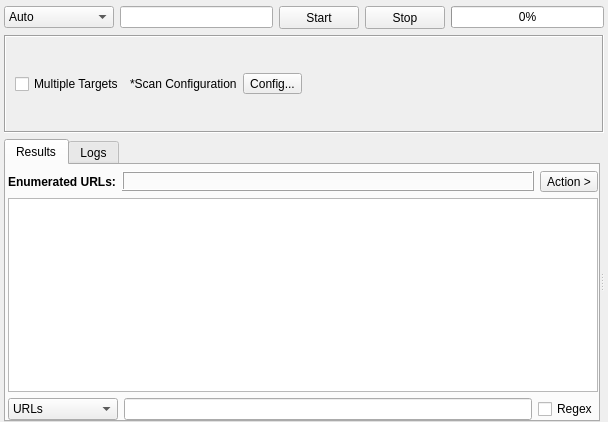
<?xml version="1.0" encoding="UTF-8"?>
<ui version="4.0">
 <class>Url</class>
 <widget class="QWidget" name="Url">
  <property name="geometry">
   <rect>
    <x>0</x>
    <y>0</y>
    <width>608</width>
    <height>422</height>
   </rect>
  </property>
  <property name="windowTitle">
   <string>Form</string>
  </property>
  <property name="styleSheet">
   <string notr="true"/>
  </property>
  <layout class="QVBoxLayout" name="verticalLayout_2">
   <property name="leftMargin">
    <number>4</number>
   </property>
   <property name="topMargin">
    <number>6</number>
   </property>
   <property name="rightMargin">
    <number>4</number>
   </property>
   <property name="bottomMargin">
    <number>0</number>
   </property>
   <item>
    <layout class="QHBoxLayout" name="horizontalLayout_5">
     <item>
      <widget class="QComboBox" name="comboBoxOption">
       <property name="sizePolicy">
        <sizepolicy hsizetype="Fixed" vsizetype="Fixed">
         <horstretch>0</horstretch>
         <verstretch>0</verstretch>
        </sizepolicy>
       </property>
       <property name="minimumSize">
        <size>
         <width>110</width>
         <height>21</height>
        </size>
       </property>
       <property name="focusPolicy">
        <enum>Qt::NoFocus</enum>
       </property>
       <property name="styleSheet">
        <string notr="true"/>
       </property>
       <item>
        <property name="text">
         <string>Auto</string>
        </property>
       </item>
      </widget>
     </item>
     <item>
      <widget class="QLineEdit" name="lineEditTarget"/>
     </item>
     <item>
      <widget class="QPushButton" name="buttonStart">
       <property name="sizePolicy">
        <sizepolicy hsizetype="Fixed" vsizetype="Fixed">
         <horstretch>0</horstretch>
         <verstretch>0</verstretch>
        </sizepolicy>
       </property>
       <property name="minimumSize">
        <size>
         <width>75</width>
         <height>23</height>
        </size>
       </property>
       <property name="styleSheet">
        <string notr="true"/>
       </property>
       <property name="text">
        <string>Start</string>
       </property>
      </widget>
     </item>
     <item>
      <widget class="QPushButton" name="buttonStop">
       <property name="sizePolicy">
        <sizepolicy hsizetype="Fixed" vsizetype="Fixed">
         <horstretch>0</horstretch>
         <verstretch>0</verstretch>
        </sizepolicy>
       </property>
       <property name="minimumSize">
        <size>
         <width>75</width>
         <height>23</height>
        </size>
       </property>
       <property name="styleSheet">
        <string notr="true"/>
       </property>
       <property name="text">
        <string>Stop</string>
       </property>
      </widget>
     </item>
     <item>
      <widget class="QProgressBar" name="progressBar">
       <property name="minimumSize">
        <size>
         <width>0</width>
         <height>0</height>
        </size>
       </property>
       <property name="maximumSize">
        <size>
         <width>16777215</width>
         <height>16777215</height>
        </size>
       </property>
       <property name="styleSheet">
        <string notr="true"/>
       </property>
       <property name="value">
        <number>0</number>
       </property>
      </widget>
     </item>
    </layout>
   </item>
   <item>
    <widget class="QFrame" name="frame">
     <property name="frameShape">
      <enum>QFrame::Box</enum>
     </property>
     <property name="frameShadow">
      <enum>QFrame::Sunken</enum>
     </property>
     <layout class="QHBoxLayout" name="horizontalLayout_2">
      <property name="leftMargin">
       <number>9</number>
      </property>
      <property name="topMargin">
       <number>6</number>
      </property>
      <property name="rightMargin">
       <number>9</number>
      </property>
      <property name="bottomMargin">
       <number>6</number>
      </property>
      <item>
       <widget class="QCheckBox" name="checkBoxMultipleTargets">
        <property name="text">
         <string>Multiple Targets</string>
        </property>
       </widget>
      </item>
      <item>
       <widget class="QLabel" name="label">
        <property name="text">
         <string>*Scan Configuration</string>
        </property>
       </widget>
      </item>
      <item>
       <widget class="QToolButton" name="buttonConfig">
        <property name="minimumSize">
         <size>
          <width>0</width>
          <height>0</height>
         </size>
        </property>
        <property name="maximumSize">
         <size>
          <width>16777215</width>
          <height>16777215</height>
         </size>
        </property>
        <property name="styleSheet">
         <string notr="true"/>
        </property>
        <property name="text">
         <string>Config...</string>
        </property>
       </widget>
      </item>
      <item>
       <spacer name="horizontalSpacer_6">
        <property name="orientation">
         <enum>Qt::Horizontal</enum>
        </property>
        <property name="sizeHint" stdset="0">
         <size>
          <width>397</width>
          <height>20</height>
         </size>
        </property>
       </spacer>
      </item>
     </layout>
    </widget>
   </item>
   <item>
    <widget class="QSplitter" name="splitter">
     <property name="orientation">
      <enum>Qt::Horizontal</enum>
     </property>
     <widget class="QWidget" name="layoutWidget">
      <layout class="QHBoxLayout" name="horizontalLayout_4">
       <item>
        <widget class="QTabWidget" name="tabWidgetResults">
         <property name="styleSheet">
          <string notr="true"/>
         </property>
         <property name="tabPosition">
          <enum>QTabWidget::North</enum>
         </property>
         <property name="currentIndex">
          <number>0</number>
         </property>
         <widget class="QWidget" name="tabResults">
          <attribute name="title">
           <string>Results</string>
          </attribute>
          <layout class="QVBoxLayout" name="verticalLayout">
           <property name="leftMargin">
            <number>2</number>
           </property>
           <property name="topMargin">
            <number>6</number>
           </property>
           <property name="rightMargin">
            <number>0</number>
           </property>
           <property name="bottomMargin">
            <number>0</number>
           </property>
           <item>
            <layout class="QHBoxLayout" name="horizontalLayout_18">
             <item>
              <widget class="QLabel" name="label_14">
               <property name="sizePolicy">
                <sizepolicy hsizetype="Maximum" vsizetype="Preferred">
                 <horstretch>0</horstretch>
                 <verstretch>0</verstretch>
                </sizepolicy>
               </property>
               <property name="font">
                <font>
                 <weight>75</weight>
                 <bold>true</bold>
                </font>
               </property>
               <property name="text">
                <string>Enumerated URLs:</string>
               </property>
              </widget>
             </item>
             <item>
              <widget class="QLabel" name="labelResultsCount">
               <property name="sizePolicy">
                <sizepolicy hsizetype="Preferred" vsizetype="Maximum">
                 <horstretch>0</horstretch>
                 <verstretch>0</verstretch>
                </sizepolicy>
               </property>
               <property name="minimumSize">
                <size>
                 <width>0</width>
                 <height>20</height>
                </size>
               </property>
               <property name="maximumSize">
                <size>
                 <width>16777215</width>
                 <height>20</height>
                </size>
               </property>
               <property name="font">
                <font>
                 <weight>75</weight>
                 <bold>true</bold>
                </font>
               </property>
               <property name="styleSheet">
                <string notr="true"/>
               </property>
               <property name="frameShape">
                <enum>QFrame::Box</enum>
               </property>
               <property name="frameShadow">
                <enum>QFrame::Raised</enum>
               </property>
               <property name="text">
                <string/>
               </property>
              </widget>
             </item>
             <item>
              <widget class="QToolButton" name="buttonAction">
               <property name="sizePolicy">
                <sizepolicy hsizetype="Fixed" vsizetype="Fixed">
                 <horstretch>0</horstretch>
                 <verstretch>0</verstretch>
                </sizepolicy>
               </property>
               <property name="minimumSize">
                <size>
                 <width>0</width>
                 <height>0</height>
                </size>
               </property>
               <property name="font">
                <font>
                 <weight>50</weight>
                 <bold>false</bold>
                </font>
               </property>
               <property name="styleSheet">
                <string notr="true"/>
               </property>
               <property name="text">
                <string>Action &gt;</string>
               </property>
              </widget>
             </item>
            </layout>
           </item>
           <item>
            <widget class="QTableView" name="tableViewResults">
             <property name="font">
              <font>
               <family>MS Shell Dlg 2</family>
               <pointsize>8</pointsize>
              </font>
             </property>
             <property name="focusPolicy">
              <enum>Qt::NoFocus</enum>
             </property>
             <property name="contextMenuPolicy">
              <enum>Qt::CustomContextMenu</enum>
             </property>
             <property name="accessibleDescription">
              <string/>
             </property>
             <property name="styleSheet">
              <string notr="true"/>
             </property>
             <property name="editTriggers">
              <set>QAbstractItemView::NoEditTriggers</set>
             </property>
             <property name="showDropIndicator" stdset="0">
              <bool>false</bool>
             </property>
             <property name="dragDropOverwriteMode">
              <bool>false</bool>
             </property>
             <property name="alternatingRowColors">
              <bool>true</bool>
             </property>
             <property name="selectionMode">
              <enum>QAbstractItemView::ExtendedSelection</enum>
             </property>
             <property name="selectionBehavior">
              <enum>QAbstractItemView::SelectItems</enum>
             </property>
             <property name="verticalScrollMode">
              <enum>QAbstractItemView::ScrollPerPixel</enum>
             </property>
             <property name="horizontalScrollMode">
              <enum>QAbstractItemView::ScrollPerPixel</enum>
             </property>
             <property name="sortingEnabled">
              <bool>true</bool>
             </property>
             <attribute name="horizontalHeaderCascadingSectionResizes">
              <bool>true</bool>
             </attribute>
             <attribute name="horizontalHeaderMinimumSectionSize">
              <number>40</number>
             </attribute>
             <attribute name="horizontalHeaderDefaultSectionSize">
              <number>40</number>
             </attribute>
             <attribute name="horizontalHeaderHighlightSections">
              <bool>false</bool>
             </attribute>
             <attribute name="horizontalHeaderShowSortIndicator" stdset="0">
              <bool>true</bool>
             </attribute>
             <attribute name="horizontalHeaderStretchLastSection">
              <bool>true</bool>
             </attribute>
             <attribute name="verticalHeaderVisible">
              <bool>false</bool>
             </attribute>
             <attribute name="verticalHeaderMinimumSectionSize">
              <number>16</number>
             </attribute>
             <attribute name="verticalHeaderDefaultSectionSize">
              <number>16</number>
             </attribute>
             <attribute name="verticalHeaderHighlightSections">
              <bool>false</bool>
             </attribute>
            </widget>
           </item>
           <item>
            <layout class="QHBoxLayout" name="horizontalLayout_7">
             <item>
              <widget class="QComboBox" name="comboBoxFilter">
               <property name="minimumSize">
                <size>
                 <width>110</width>
                 <height>0</height>
                </size>
               </property>
               <item>
                <property name="text">
                 <string>URLs</string>
                </property>
               </item>
               <item>
                <property name="text">
                 <string>Status</string>
                </property>
               </item>
               <item>
                <property name="text">
                 <string>Server</string>
                </property>
               </item>
               <item>
                <property name="text">
                 <string>Content Type</string>
                </property>
               </item>
              </widget>
             </item>
             <item>
              <widget class="QLineEdit" name="lineEditFilter"/>
             </item>
             <item>
              <widget class="QCheckBox" name="checkBoxRegex">
               <property name="text">
                <string>Regex</string>
               </property>
              </widget>
             </item>
            </layout>
           </item>
          </layout>
         </widget>
         <widget class="QWidget" name="tabLogs">
          <attribute name="title">
           <string>Logs</string>
          </attribute>
          <layout class="QVBoxLayout" name="verticalLayout_24">
           <property name="leftMargin">
            <number>0</number>
           </property>
           <property name="topMargin">
            <number>0</number>
           </property>
           <property name="rightMargin">
            <number>0</number>
           </property>
           <property name="bottomMargin">
            <number>0</number>
           </property>
           <item>
            <widget class="QPlainTextEdit" name="plainTextEditLogs">
             <property name="readOnly">
              <bool>true</bool>
             </property>
            </widget>
           </item>
          </layout>
         </widget>
        </widget>
       </item>
      </layout>
     </widget>
     <widget class="QWidget" name="layoutWidget">
      <layout class="QHBoxLayout" name="horizontalLayout_6">
       <item>
        <widget class="InputWidget" name="targets" native="true">
         <property name="minimumSize">
          <size>
           <width>0</width>
           <height>150</height>
          </size>
         </property>
        </widget>
       </item>
      </layout>
     </widget>
    </widget>
   </item>
  </layout>
 </widget>
 <customwidgets>
  <customwidget>
   <class>InputWidget</class>
   <extends>QWidget</extends>
   <header>src/widgets/InputWidget.h</header>
   <container>1</container>
  </customwidget>
 </customwidgets>
 <resources/>
 <connections/>
</ui>
